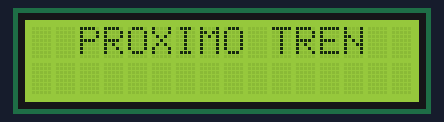
This sketch was run on a simulated Arduino Uno, built with avr-gcc and run on an emulated ATmega328P. Shown: 16×2 character LCD.

Above: at 0.1 s.
At 2.1 s:
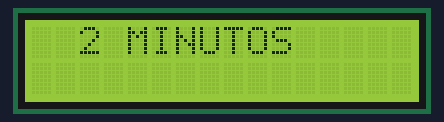

The sketch:

cartelera_digital.ino
```cpp
#include <Wire.h> //iniciamos librería wire
#include <LiquidCrystal_I2C.h> //iniciamos librería Liquid Crystal
LiquidCrystal_I2C lcd(0x27,16,2); //definimos i2c del LCD

void setup() {
  lcd.init(); //inicializamos el lcd
  lcd.backlight(); //prendemos la luz del lcd
  }

void loop() {
  lcd.setCursor(2,0); //posicionamos donde comenzaremos a escribir
  lcd.print ("PROXIMO TREN"); //escribimos en el lcd
  delay(2000); //esperamos dos segundos
  lcd.clear(); //borramos el texto del lcd
  lcd.setCursor(2,0); //posicionamos donde comenzaremos a escribir
  lcd.print ("2 MINUTOS"); //escribimos en el lcd
  delay(2000); //esperamos dos segundos
  lcd.clear(); //borramos el texto del lcd
}
```

Measured:
- what the display in image 1 shows lasts 2.0 s, from 2.1 s to 4.1 s
